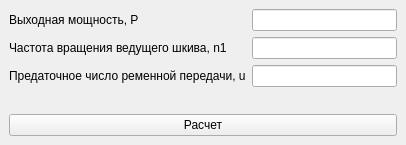
<?xml version="1.0" encoding="UTF-8"?>
<ui version="4.0">
 <class>MainWindow</class>
 <widget class="QMainWindow" name="MainWindow">
  <property name="geometry">
   <rect>
    <x>0</x>
    <y>0</y>
    <width>406</width>
    <height>145</height>
   </rect>
  </property>
  <property name="windowTitle">
   <string>MainWindow</string>
  </property>
  <widget class="QWidget" name="centralwidget">
   <layout class="QVBoxLayout" name="verticalLayout">
    <item>
     <layout class="QFormLayout" name="formLayout">
      <item row="0" column="0">
       <widget class="QLabel" name="label">
        <property name="text">
         <string>Выходная мощность, P</string>
        </property>
       </widget>
      </item>
      <item row="0" column="1">
       <widget class="QLineEdit" name="lineEdit"/>
      </item>
      <item row="1" column="0">
       <widget class="QLabel" name="label_2">
        <property name="text">
         <string>Частота вращения ведущего шкива, n1</string>
        </property>
       </widget>
      </item>
      <item row="1" column="1">
       <widget class="QLineEdit" name="lineEdit_2"/>
      </item>
      <item row="2" column="0">
       <widget class="QLabel" name="label_3">
        <property name="text">
         <string>Предаточное число ременной передачи, u</string>
        </property>
       </widget>
      </item>
      <item row="2" column="1">
       <widget class="QLineEdit" name="lineEdit_3"/>
      </item>
     </layout>
    </item>
    <item>
     <widget class="QPushButton" name="pushButton">
      <property name="text">
       <string>Расчет</string>
      </property>
     </widget>
    </item>
   </layout>
  </widget>
  <widget class="QMenuBar" name="menubar">
   <property name="geometry">
    <rect>
     <x>0</x>
     <y>0</y>
     <width>406</width>
     <height>20</height>
    </rect>
   </property>
  </widget>
 </widget>
 <resources/>
 <connections/>
</ui>
